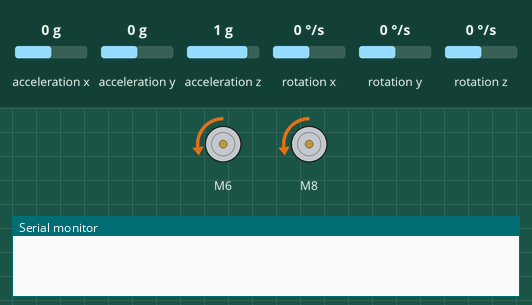
Simulated run of this sketch. Board: Arduino Uno, built with avr-gcc and run on an emulated ATmega328P. On the bench: 2 × DC motor (green arrow = forward, orange = backward, longer = faster), the last lines printed to the serial monitor. The inputs (shaded band) are chosen by the test bench; at power-on: acceleration x 0 g, acceleration y 0 g, acceleration z 1 g, rotation x 0 °/s, rotation y 0 °/s, rotation z 0 °/s.

Above: at 0.1 s.
At 5.3 s:
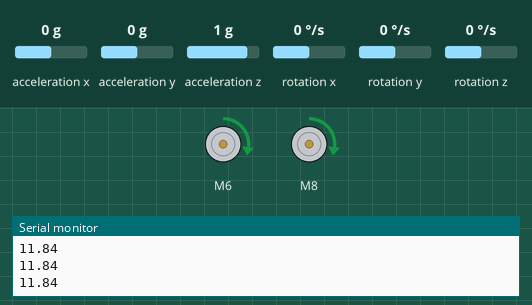
5.4 s: acceleration x set to -1.4 g
At 6.0 s:
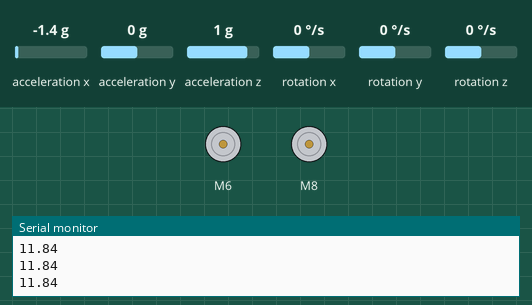
8.5 s: acceleration x set to -0.8 g
Timing chart, 0 to 17.6 s (numbered marks = the images above; inputs shaded):
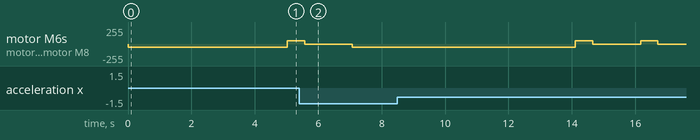

The sketch:

final_sketch.ino
```cpp
#include "Wire.h"
#include "I2Cdev.h"
#include "MPU6050.h"
#include <L298NX2.h>
#include "math.h"
#define SENSITIVITY 0.1
MPU6050 mpu;
int16_t ax, ay, az;
int16_t gx, gy, gz;


// Pin definition
const unsigned int in1 = 6;
const unsigned int in2 = 7;
const unsigned int in3 = 8;
const unsigned int in4 = 9;
const unsigned int enA = 10;
const unsigned int enB = 5;
double old_value = 0;
int counter =0;
bool mouthIsOpen = false;


// Create one motor instance
L298NX2 myMotors(enA, in1, in2, enB , in3 , in4);


struct MyData {
  byte X;
  byte Y;
  byte Z;
};

MyData data;

void setup()
{
  Serial.begin(9600);
  Wire.begin();
  mpu.initialize();

  myMotors.setSpeed(50);
  myMotors.backwardA();
  myMotors.backwardB();

}

void loop()
{
  mpu.getMotion6(&ax, &ay, &az, &gx, &gy, &gz);
  data.X = map(ax, -16384, 16384, 0, 255);
  data.Y = map(ay, -17000, 17000, 0, 255);
  data.Z = map(az, -17000, 17000, 0, 255);
  double accelerationX = (data.X * 9.81) / 255;
  double accelerationY = (data.Y * 9.81) / 255;
  double accelerationZ = (data.Z * 9.81) / 255;
  double acceleration = sqrt(accelerationX*accelerationX + accelerationY*accelerationY + accelerationZ*accelerationZ);
  delay(1000);

  Serial.println(acceleration);

    if(acceleration<=old_value +SENSITIVITY && acceleration >= old_value - SENSITIVITY){
      if(counter>3 && counter<6){
        myMotors.forwardA();
        myMotors.forwardB();
        delay(550);
        myMotors.stop();

        mouthIsOpen = true;
        delay(500);
      }
        counter++;
    }else{
      if(mouthIsOpen){

        myMotors.backwardA();
        myMotors.backwardB();
        mouthIsOpen = false;
      }
      counter =1;
      old_value = acceleration;

    }


}
```
